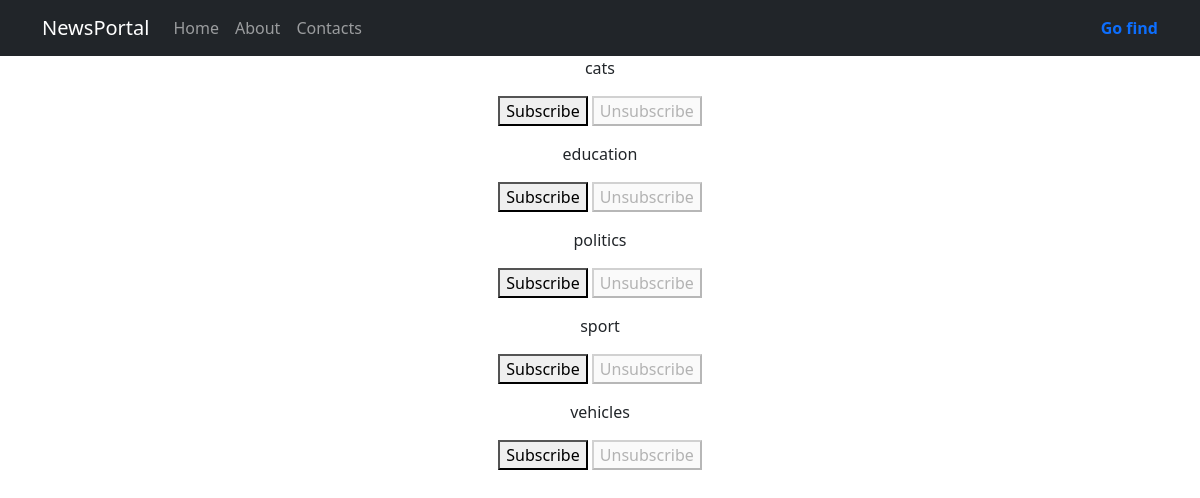
The app's page /posts/subscriptions/ (signed in) with its own data.
### news/models.py (models this page shows, shortened)
class Category(models.Model):
    category_type = models.CharField(max_length=100, unique=True)
    subscribers = models.ManyToManyField(User, related_name='categories')

### news/views.py (the view, shortened to what this page needs)
# urls.py: path('subscriptions/', views.subscriptions, name='subscriptions'),
@login_required
@csrf_protect
def subscriptions(request):
    categories_with_subscriptions = Category.objects.annotate(user_subscribed=Exists(
        Subscriptions.objects.filter(user=request.user, category=OuterRef('pk'))
        )
    ).order_by('category_type')
    return render(request, 'subscriptions.html', {'categories': categories_with_subscriptions})

### templates/subscriptions.html (shortened to what this page needs)
{% extends 'default.html' %}
{% block content %}
    {% for category in categories %}
        <p>
            {{ category.category_type }}
            <form method="post">
                {% if category.user_subscribed %}
                    <button disabled>Subscribe</button>
                    <button name="action" value="unsubscribe">Unsubscribe</button>
                {% else %}
                    <button name="action" value="subscribe">Subscribe</button>
                    <button disabled>Unsubscribe</button>
                {% endif %}
            </form>
        </p>
    {% endfor %}
{% endblock content %}

### records on screen
Category: category_type "cats", shows "Subscribe"
Category: category_type "education", shows "Subscribe"
Category: category_type "politics", shows "Subscribe"
Category: category_type "sport", shows "Subscribe"
Category: category_type "vehicles", shows "Subscribe"
